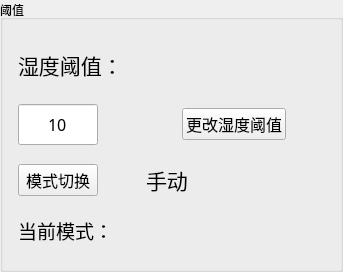
              <widget class="QGroupBox" name="groupBox_2">
               <property name="minimumSize">
                <size>
                 <width>330</width>
                 <height>180</height>
                </size>
               </property>
               <property name="title">
                <string>阈值</string>
               </property>
               <layout class="QGridLayout" name="gridLayout_14">
                <item row="0" column="1">
                 <spacer name="verticalSpacer_16">
                  <property name="orientation">
                   <enum>Qt::Vertical</enum>
                  </property>
                  <property name="sizeHint" stdset="0">
                   <size>
                    <width>13</width>
                    <height>14</height>
                   </size>
                  </property>
                 </spacer>
                </item>
                <item row="1" column="0">
                 <spacer name="horizontalSpacer_17">
                  <property name="orientation">
                   <enum>Qt::Horizontal</enum>
                  </property>
                  <property name="sizeHint" stdset="0">
                   <size>
                    <width>4</width>
                    <height>13</height>
                   </size>
                  </property>
                 </spacer>
                </item>
                <item row="1" column="1">
                 <layout class="QGridLayout" name="gridLayout_13">
                  <item row="0" column="0">
                   <layout class="QGridLayout" name="gridLayout_10">
                    <item row="0" column="0">
                     <layout class="QGridLayout" name="gridLayout_8">
                      <item row="0" column="0">
                       <layout class="QHBoxLayout" name="horizontalLayout">
                        <item>
                         <widget class="QLabel" name="label_10">
                          <property name="minimumSize">
                           <size>
                            <width>40</width>
                            <height>0</height>
                           </size>
                          </property>
                          <property name="font">
                           <font>
                            <family>黑体</family>
                            <pointsize>16</pointsize>
                           </font>
                          </property>
                          <property name="text">
                           <string>湿度阈值：</string>
                          </property>
                         </widget>
                        </item>
                        <item>
                         <spacer name="horizontalSpacer_8">
                          <property name="orientation">
                           <enum>Qt::Horizontal</enum>
                          </property>
                          <property name="sizeHint" stdset="0">
                           <size>
                            <width>17</width>
                            <height>20</height>
                           </size>
                          </property>
                         </spacer>
                        </item>
                        <item>
                         <widget class="QLabel" name="humviewEdit">
                          <property name="minimumSize">
                           <size>
                            <width>140</width>
                            <height>40</height>
                           </size>
                          </property>
                          <property name="font">
                           <font>
                            <family>黑体</family>
                            <pointsize>16</pointsize>
                           </font>
                          </property>
                          <property name="text">
                           <string/>
                          </property>
                         </widget>
                        </item>
                       </layout>
                      </item>
                      <item row="1" column="0">
                       <spacer name="verticalSpacer_5">
                        <property name="orientation">
                         <enum>Qt::Vertical</enum>
                        </property>
                        <property name="sizeHint" stdset="0">
                         <size>
                          <width>18</width>
                          <height>13</height>
                         </size>
                        </property>
                       </spacer>
                      </item>
                      <item row="2" column="0">
                       <layout class="QGridLayout" name="gridLayout_11">
                        <item row="0" column="0">
                         <widget class="QLineEdit" name="humiEdit">
                          <property name="minimumSize">
                           <size>
                            <width>80</width>
                            <height>41</height>
                           </size>
                          </property>
                          <property name="maximumSize">
                           <size>
                            <width>80</width>
                            <height>41</height>
                           </size>
                          </property>
                          <property name="font">
                           <font>
                            <family>Agency FB</family>
                            <pointsize>12</pointsize>
                            <weight>50</weight>
                            <bold>false</bold>
                           </font>
                          </property>
                          <property name="text">
                           <string>10</string>
                          </property>
                          <property name="alignment">
                           <set>Qt::AlignCenter</set>
                          </property>
                         </widget>
                        </item>
                        <item row="0" column="2">
                         <widget class="QPushButton" name="humiChangeButton">
                          <property name="font">
                           <font>
                            <family>Agency FB</family>
                            <pointsize>12</pointsize>
                           </font>
                          </property>
                          <property name="styleSheet">
                           <string notr="true">selection-background-color: rgb(170, 255, 255);</string>
                          </property>
                          <property name="text">
                           <string>更改湿度阈值</string>
                          </property>
                         </widget>
                        </item>
                        <item row="0" column="1">
                         <spacer name="horizontalSpacer_18">
                          <property name="orientation">
                           <enum>Qt::Horizontal</enum>
                          </property>
                          <property name="sizeHint" stdset="0">
                           <size>
                            <width>13</width>
                            <height>13</height>
                           </size>
                          </property>
                         </spacer>
                        </item>
                       </layout>
                      </item>
                     </layout>
                    </item>
                    <item row="1" column="0">
                     <spacer name="verticalSpacer_14">
                      <property name="orientation">
                       <enum>Qt::Vertical</enum>
                      </property>
                      <property name="sizeHint" stdset="0">
                       <size>
                        <width>13</width>
                        <height>13</height>
                       </size>
                      </property>
                     </spacer>
                    </item>
                    <item row="2" column="0">
                     <layout class="QGridLayout" name="gridLayout_26">
                      <item row="0" column="0">
                       <widget class="QPushButton" name="modePushButton">
                        <property name="font">
                         <font>
                          <family>黑体</family>
                          <pointsize>12</pointsize>
                         </font>
                        </property>
                        <property name="styleSheet">
                         <string notr="true"/>
                        </property>
                        <property name="text">
                         <string>模式切换</string>
                        </property>
                        <property name="iconSize">
                         <size>
                          <width>6</width>
                          <height>6</height>
                         </size>
                        </property>
                       </widget>
                      </item>
                      <item row="0" column="1">
                       <spacer name="horizontalSpacer_16">
                        <property name="orientation">
                         <enum>Qt::Horizontal</enum>
                        </property>
                        <property name="sizeHint" stdset="0">
                         <size>
                          <width>13</width>
                          <height>13</height>
                         </size>
                        </property>
                       </spacer>
                      </item>
                      <item row="0" column="2">
                       <widget class="QLabel" name="ChangemodeLable">
                        <property name="minimumSize">
                         <size>
                          <width>140</width>
                          <height>30</height>
                         </size>
                        </property>
                        <property name="font">
                         <font>
                          <family>黑体</family>
                          <pointsize>16</pointsize>
                         </font>
                        </property>
                        <property name="text">
                         <string>&lt;html&gt;&lt;head/&gt;&lt;body&gt;&lt;p&gt;手动&lt;/p&gt;&lt;/body&gt;&lt;/html&gt;</string>
                        </property>
                       </widget>
                      </item>
                     </layout>
                    </item>
                   </layout>
                  </item>
                  <item row="1" column="0">
                   <spacer name="verticalSpacer_15">
                    <property name="orientation">
                     <enum>Qt::Vertical</enum>
                    </property>
                    <property name="sizeHint" stdset="0">
                     <size>
                      <width>13</width>
                      <height>13</height>
                     </size>
                    </property>
                   </spacer>
                  </item>
                  <item row="2" column="0">
                   <layout class="QGridLayout" name="gridLayout_3">
                    <item row="0" column="0">
                     <widget class="QLabel" name="label_11">
                      <property name="minimumSize">
                       <size>
                        <width>40</width>
                        <height>0</height>
                       </size>
                      </property>
                      <property name="font">
                       <font>
                        <family>黑体</family>
                        <pointsize>14</pointsize>
                       </font>
                      </property>
                      <property name="text">
                       <string>当前模式：</string>
                      </property>
                     </widget>
                    </item>
                    <item row="0" column="1">
                     <spacer name="horizontalSpacer_19">
                      <property name="orientation">
                       <enum>Qt::Horizontal</enum>
                      </property>
                      <property name="sizeHint" stdset="0">
                       <size>
                        <width>13</width>
                        <height>13</height>
                       </size>
                      </property>
                     </spacer>
                    </item>
                    <item row="0" column="2">
                     <widget class="QLabel" name="CurrentModeLabel">
                      <property name="minimumSize">
                       <size>
                        <width>140</width>
                        <height>30</height>
                       </size>
                      </property>
                      <property name="font">
                       <font>
                        <family>黑体</family>
                        <pointsize>16</pointsize>
                       </font>
                      </property>
                      <property name="text">
                       <string/>
                      </property>
                     </widget>
                    </item>
                   </layout>
                  </item>
                 </layout>
                </item>
                <item row="1" column="2">
                 <spacer name="horizontalSpacer_29">
                  <property name="orientation">
                   <enum>Qt::Horizontal</enum>
                  </property>
                  <property name="sizeHint" stdset="0">
                   <size>
                    <width>43</width>
                    <height>13</height>
                   </size>
                  </property>
                 </spacer>
                </item>
                <item row="2" column="1">
                 <spacer name="verticalSpacer_17">
                  <property name="orientation">
                   <enum>Qt::Vertical</enum>
                  </property>
                  <property name="sizeHint" stdset="0">
                   <size>
                    <width>13</width>
                    <height>13</height>
                   </size>
                  </property>
                 </spacer>
                </item>
               </layout>
              </widget>
